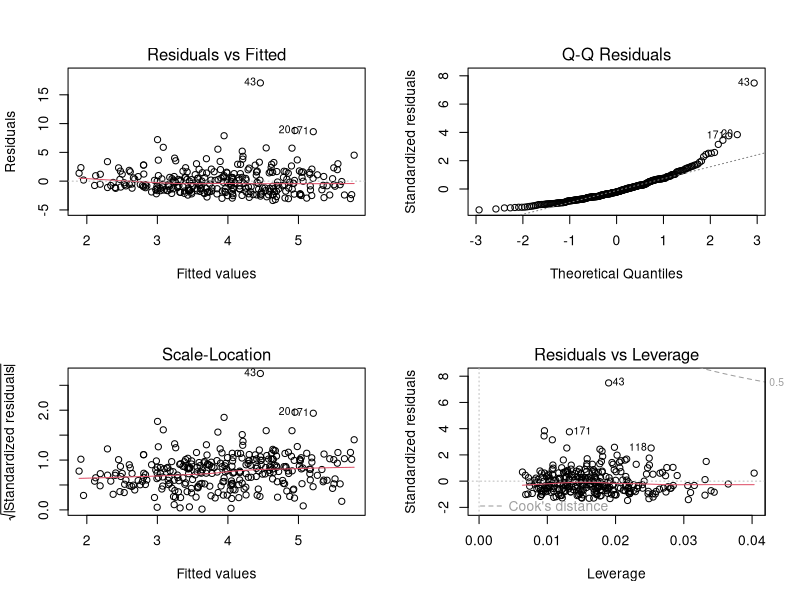
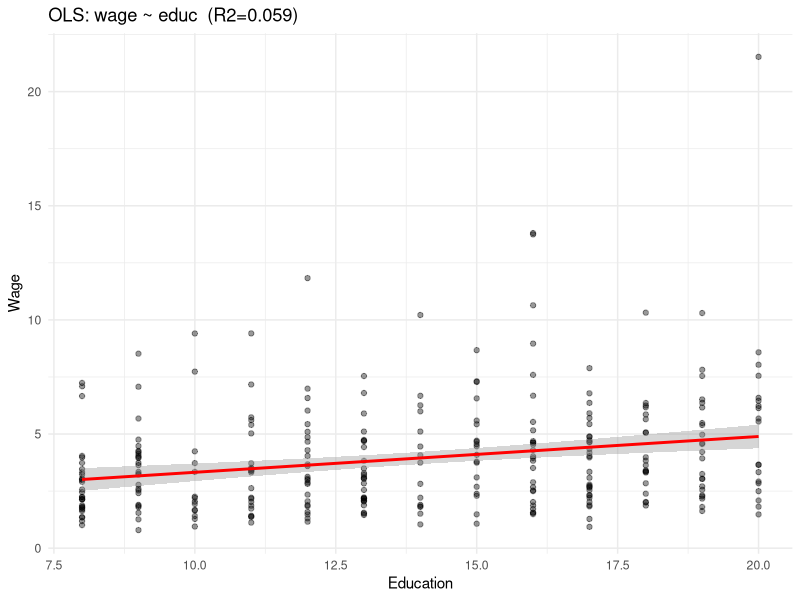

Write the R code that produced these figures, in order.
# =============================================================================
# REGRESSION ANALYSIS IN R
# =============================================================================
# Topics: Simple/Multiple OLS, diagnostics, logistic, probit, Tobit,
#         Poisson, NegBin, IV/2SLS, quantile regression
# Author: Ebenezer Adjartey
# =============================================================================

pkgs <- c("ggplot2","dplyr","lmtest","sandwich","car","MASS","AER",
          "quantreg","sampleSelection","pscl","stargazer","corrplot")
for (p in pkgs) if (!requireNamespace(p,quietly=TRUE)) install.packages(p)

library(ggplot2); library(lmtest); library(sandwich); library(car)
library(MASS); library(AER); library(quantreg)
set.seed(42)

# ── 1. Data Generation ────────────────────────────────────────────────────────
n    <- 300
educ <- sample(8:20, n, replace=TRUE)
exper<- sample(0:30, n, replace=TRUE)
iq   <- rnorm(n, 100, 15)
fem  <- rbinom(n, 1, 0.5)

# True DGP
wage_log <- 10 + 2*educ + 0.5*exper + 0.05*iq - 5*fem + rnorm(n,0,20)
wage     <- exp(wage_log/40)
latent   <- -5 + 0.3*educ + 0.05*exper + rnorm(n)
employed <- as.integer(latent > 0)
pub_rate <- exp(0.5 + 0.1*educ + rnorm(n,0,.3))
pubs     <- rpois(n, pub_rate)

df <- data.frame(wage=wage, educ=educ, exper=exper, iq=iq,
                 female=fem, employed=employed, publications=pubs)
cat("Dataset head:\n"); print(head(df))

# ── 2. Simple OLS ─────────────────────────────────────────────────────────────
cat("\n=== SIMPLE OLS: wage ~ educ ===\n")
ols1 <- lm(wage ~ educ, data=df)
print(summary(ols1))

# ── 3. Multiple OLS ───────────────────────────────────────────────────────────
cat("\n=== MULTIPLE OLS ===\n")
ols2 <- lm(wage ~ educ + exper + iq + female, data=df)
print(summary(ols2))
cat(sprintf("Adjusted R2: %.4f\n", summary(ols2)$adj.r.squared))

# ── 4. OLS Diagnostics ────────────────────────────────────────────────────────
cat("\n=== OLS DIAGNOSTICS ===\n")

# VIF (multicollinearity)
cat("VIF values:\n"); print(vif(ols2))

# Breusch-Pagan heteroskedasticity test
cat("\nBreusch-Pagan test:\n"); print(bptest(ols2))

# Robust standard errors (HC3)
cat("\nHC3 Robust SEs:\n")
print(coeftest(ols2, vcov=vcovHC(ols2, type="HC3")))

# Ramsey RESET test (functional form)
cat("\nRamsey RESET test:\n"); print(resettest(ols2))

# Durbin-Watson (autocorrelation)
cat("\nDurbin-Watson:\n"); print(dwtest(ols2))

# ── 5. Logistic Regression ────────────────────────────────────────────────────
cat("\n=== LOGISTIC REGRESSION ===\n")
logit <- glm(employed ~ educ + exper + female, data=df, family=binomial(link="logit"))
print(summary(logit))

# Odds ratios
cat("\nOdds Ratios (exp(coef)):\n")
print(exp(coef(logit)))
cat("\nOR with 95% CI:\n")
print(exp(confint(logit)))

# McFadden's pseudo-R2
null_ll <- logLik(glm(employed~1, data=df, family=binomial))
mcfadden <- 1 - logLik(logit)/null_ll
cat(sprintf("\nMcFadden R2 = %.4f\n", mcfadden))

# ── 6. Probit Model ────────────────────────────────────────────────────────────
cat("\n=== PROBIT MODEL ===\n")
probit <- glm(employed ~ educ + exper + female, data=df, family=binomial(link="probit"))
print(summary(probit))

# ── 7. Poisson Regression ─────────────────────────────────────────────────────
cat("\n=== POISSON REGRESSION ===\n")
pois <- glm(publications ~ educ + exper, data=df, family=poisson)
print(summary(pois))
cat("\nIncidence Rate Ratios:\n"); print(exp(coef(pois)))

# Test for overdispersion
cat("\nOverdispersion test:\n")
print(dispersiontest(pois))

# ── 8. Negative Binomial Regression ──────────────────────────────────────────
cat("\n=== NEGATIVE BINOMIAL ===\n")
nb <- glm.nb(publications ~ educ + exper, data=df)
print(summary(nb))

# LR test: Poisson vs NB
lr_stat <- 2*(logLik(nb) - logLik(pois))
cat(sprintf("LR test stat=%.4f, p=%.4f (prefer NB if p<0.05)\n",
            lr_stat, pchisq(lr_stat, 1, lower.tail=FALSE)))

# ── 9. IV/2SLS Regression ────────────────────────────────────────────────────
cat("\n=== IV/2SLS REGRESSION ===\n")
# Create an instrument: proximity to college (random)
df$college_prox <- 0.5*educ + rnorm(n)
iv_model <- ivreg(wage ~ educ + exper | college_prox + exper, data=df)
print(summary(iv_model, diagnostics=TRUE))

# ── 10. Quantile Regression ───────────────────────────────────────────────────
cat("\n=== QUANTILE REGRESSION ===\n")
for (tau in c(0.25, 0.50, 0.75)) {
  qr <- rq(wage ~ educ + exper + female, data=df, tau=tau)
  coefs <- coef(qr)
  cat(sprintf("Q(%s): educ=%.4f  exper=%.4f  female=%.4f\n",
              tau, coefs["educ"], coefs["exper"], coefs["female"]))
}

# ── 11. Diagnostic Plots ──────────────────────────────────────────────────────
par(mfrow=c(2,2))
plot(ols2)
par(mfrow=c(1,1))

# Scatter plot
p1 <- ggplot(df, aes(x=educ, y=wage)) +
  geom_point(alpha=0.4, size=1.5) +
  geom_smooth(method="lm", color="red", se=TRUE) +
  labs(title=sprintf("OLS: wage ~ educ  (R2=%.3f)", summary(ols1)$r.squared),
       x="Education", y="Wage") + theme_minimal()

dir.create("04_regression_analysis", showWarnings=FALSE)
ggsave("04_regression_analysis/ols_scatter.png", p1, width=7, height=5)

cat("\n=== REGRESSION ANALYSIS COMPLETE ===\n")
